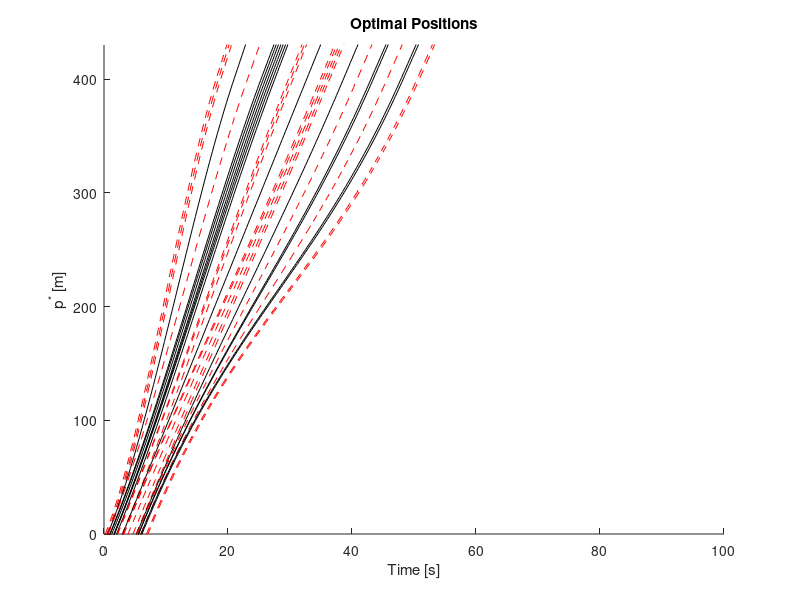
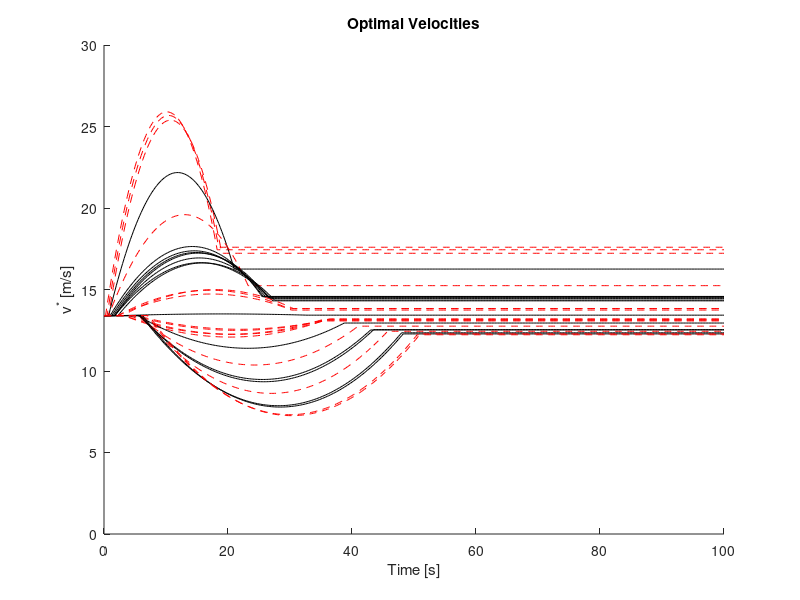
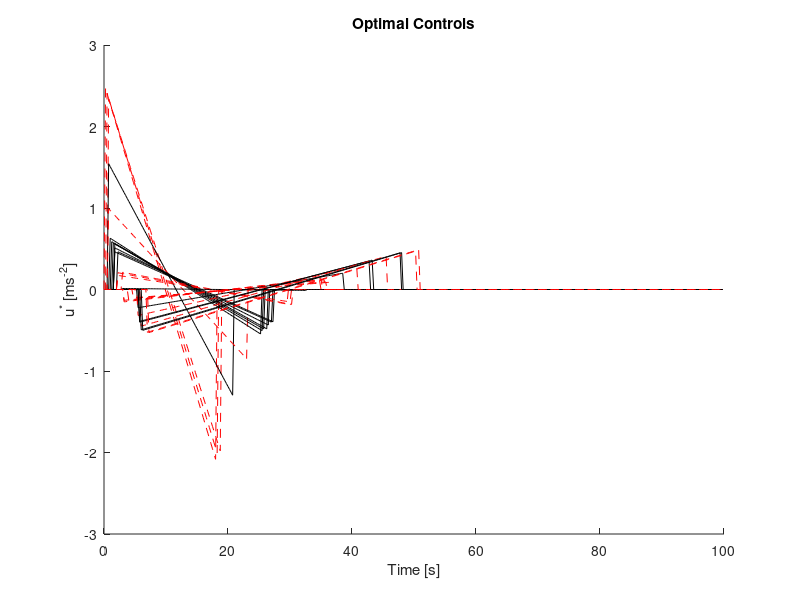

These charts were generated, in order, by the following MATLAB code:
%% Parameters

clear; close all; clc

L = 400; % control zone length [m]
S = 30; % merging zone length [m]
delta = 5; % minimum safe following distance [m]
cars = 30; % # cars
dt = 0.25; % time step [s]
tvec = 0:dt:100; % time array

t0 = [10 10 12.5 12.5]'; % time cars enter control zone [s]
v0 = 13.4; % speed before entering control zone [m/s]
x0 = -sort(rand(cars,1)*100); % random starting positions, in order
for j = 1:cars
    x{j}(:,1) = [x0(j);13.4]; % structure of states
end
road = round(rand(cars,1)); % randomly assign to roads

pf = L + S; % positions at final time
vf = v0; % velocities at final time

for j = 1:cars
    if j == 1
        tf(j) = 20; % Car 1 must pass through in time seconds
    else
        if road(j) == road(j-1) % if on same road as previous car
            tf(j) = tf(j-1) + delta/x{j}(2); % final time (rear collision con)
        else
            tf(j) = tf(j-1) + S/x{j}(2); % final time (lat collision con)
        end
    end
end

%% Initialize

for j = 1:cars
    T = [0 0 0 1; 0 0 1 0;...
        tf(j)^3/6 tf(j)^2/2 tf(j) 1;...
        tf(j)^2/2 tf(j) 1 0];
    b{j}(:,1) = T\[x{j}(:,1); pf; vf];
end

%% Simulate

for j = 1:cars
    for i = 1:length(tvec)-1
        t = tvec(i+1);
        if ceil(x{j}(1,i)) < L && x{j}(1,i) >= 0 % if in ctrl/merg zones
            x{j}(1,i+1) = b{j}(1,i)*t^3/6 + b{j}(2,i)*t^2/2 + b{j}(3,i)*t + b{j}(4,i); % position
            x{j}(2,i+1) = b{j}(1,i)*t^2/2 + b{j}(2,i)*t + b{j}(3,i); % veloc
            u{j}(i) = b{j}(1,i)*t + b{j}(2,i);
        else
            u{j}(i) = 0;
            x{j}(1,i+1) = x{j}(1,i) + dt*x{j}(2,i);
            x{j}(2,i+1) = x{j}(2,i);
        end
        T = [t^3/6 t^2/2 t 1; ...
            t^2/2 t 1 0; ...
            tf(j)^3/6 tf(j)^2/2 tf(j) 1; ...
            tf(j)^2/2 tf(j) 1 0];
        b{j}(:,i+1) = T\[x{j}(:,i+1); pf; vf];
    end
end

%% Plot

figure % Positions
hold on
for j = 1:cars
    if road(j) == 1
        col = '-k';
    else
        col = '--r';
    end
    plot(tvec,x{j}(1,:),col)
end
xlabel 'Time [s]'
ylabel 'p^* [m]'
ylim([0 430])
title('Optimal Positions')

figure % Velocities
hold all
for j = 1:cars
    if road(j) == 1
        col = '-k';
    else
        col = '--r';
    end
    plot(tvec,x{j}(2,:),col)
end
xlabel 'Time [s]'
ylabel 'v^* [m/s]'
ylim([0 30])
title('Optimal Velocities')

figure % Controls
hold all
for j = 1:cars
    if road(j) == 1
        col = '-k';
    else
        col = '--r';
    end
    plot(tvec(1:length(u{j})),u{j},col)
end
xlabel 'Time [s]'
ylabel 'u^* [ms^{-2}]'
title('Optimal Controls')

%% Get Fuel Consumption

q0 = 0.1569;
q1 = 2.45*10^-2;
q2 = -7.415*10^-4;
q3 = 5.975*10^-5;
r0 = 0.07224;
r1 = 9.681*10^-2;
r2 = 1.075*10^-3;

fcruise = zeros(cars,length(u{j})); % fuel consumed at constant speed
facc = zeros(cars,length(t)); % fuel consumed due to acc
fv = zeros(cars,length(t)); % total fuel consumed
cost = zeros(cars,1); % total cost

for j=1:cars
    for i=1:length(u)
        ti = tvec(i);
        fcruise(j,i) = q0 + q1*x{j}(2,i) + q2*x{j}(2,i)^2 + q3*x{j}(2,i)^3;
        facc(j,i) = u{j}(i)*(r0 + r1*x{j}(2,i) + r2*x{j}(2,i)^2);
        fv(j,i) = fcruise(j,i) + facc(j,i);
    end
    cost(j) = sum(fv(j,:));
end